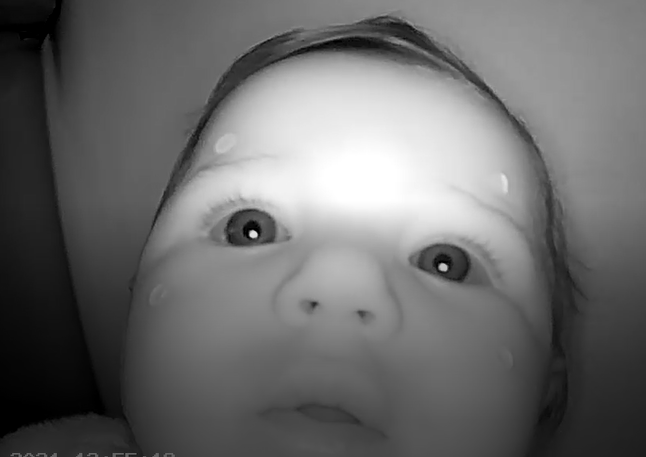
#> input picture edge-det/imgs/eye2.png, 646 x 457 px
$ python pupil.py
#> lines starting #> are read from the running program, lines starting #| are printed output that depends on the picture; after the words box and inside, x2 and y2 are one past the last pixel; in counts of white or black regions, pixels touching at a corner belong together
"""
Created on Sat Aug  3 12:46:13 2019
@author: LALIT ARORA
"""

#import numpy
import cv2
import operator
import numpy as np

class pupil_detection():
    def __init__(self, image_path):
        '''
        initialize the class and set the class attributes
        '''
        self._img = None
        self._img_path = image_path
        self._pupil = None
        self._centroid = None

    def load_image(self):
        '''
        load the image based on the path passed to the class
        it should use the method cv2.imread to load the image
        it should also detect if the file exists
        '''
        self._img = cv2.imread(self._img_path)
#> self._img is the input picture: shape (457, 646, 3); min 0, max 255, mean 107.2
        # If the image doesn't exists or is not valid then imread returns None
        if type(self._img) == None:
            return False
        else:
            return True

    def show_image (self,img):
        cv2.imshow("Result",img)
        cv2.waitKey(0)

    def centroid (self):
        # convert image to grayscale image
        gray_image = cv2.cvtColor(self._img, cv2.COLOR_BGR2GRAY)
        # convert the grayscale image to binary image
        ret,thresh = cv2.threshold(gray_image,127,255,0)
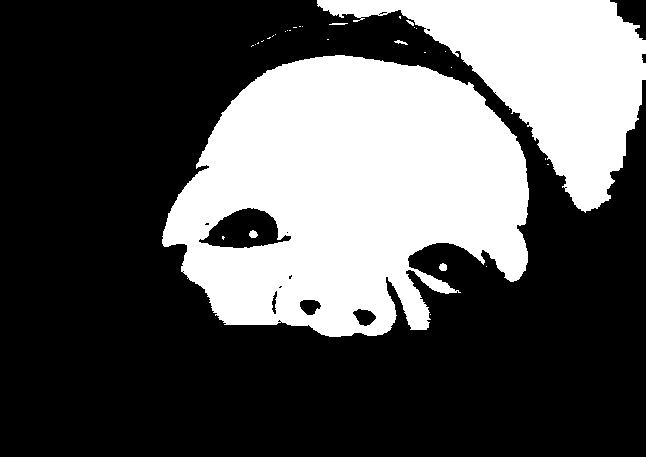
#> thresh: shape (457, 646); 34.2% white; 33 white regions (26 under 20 px), largest, box (x1, y1, x2, y2) and area: (162, 55, 529, 337) 72037, (317, 0, 646, 213) 28590, (249, 230, 258, 238) 53
        # calculate moments of binary image
        M = cv2.moments(thresh)
#> M = moments, m00 25723125, centre m10/m00, m01/m00 = (405.1, 158.3)
        # calculate x,y coordinate of center
        cX = int(M["m10"] / M["m00"])
#> cX = 405
        cY = int(M["m01"] / M["m00"])
#> cY = 158
        self._centroid = (cX,cY)
#> self._centroid = (405, 158)
#| (405, 158)
#> in start_detection, `cv2.putText(self._img,'C',(self._centroid),cv2.FONT_HERSHEY_PLAIN,0.8,..`: self._img: shape (457, 646, 3); 0.01% of pixels changed, all inside (x1, y1, x2, y2) = (407, 150, 413, 158)
        #cv2.circle(self._img, (cX, cY), 5, (255, 255, 255), -1)

    def detect_pupil (self):
        dst = cv2.fastNlMeansDenoisingColored(self._img,None,10,10,7,21)
        blur = cv2.GaussianBlur(dst,(5,5),0)
        inv = cv2.bitwise_not(blur)
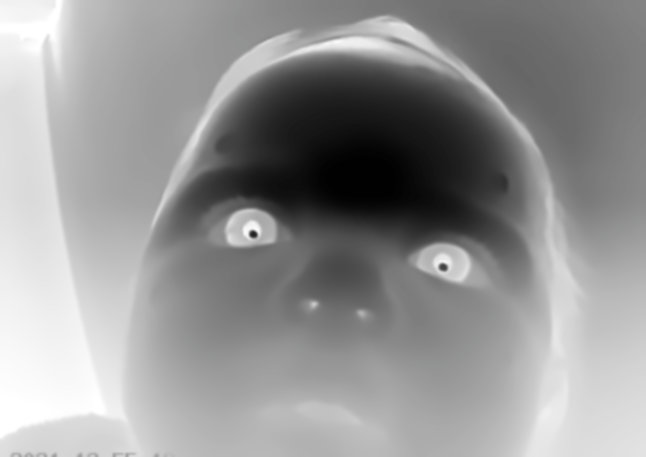
#> inv: shape (457, 646, 3); mean B, G, R 148.1, 148.1, 148.1
        thresh = cv2.cvtColor(inv, cv2.COLOR_BGR2GRAY)
        cv2.imshow("Result Grey", thresh)
        kernel = np.ones((2,2),np.uint8)
        erosion = cv2.erode(thresh,kernel,iterations = 1)


        ret,thresh1 = cv2.threshold(erosion,210,255,cv2.THRESH_BINARY)
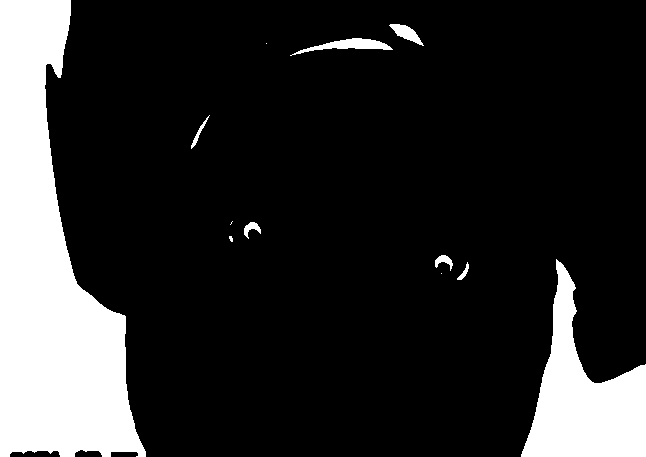
#> thresh1: shape (457, 646); 17.2% white; 12 white regions (4 under 20 px)
        cv2.imshow("Result tresh", thresh1)
        cnts, hierarchy = cv2.findContours(thresh1, cv2.RETR_EXTERNAL, cv2.CHAIN_APPROX_SIMPLE)
#> cnts = 12 contours, 4 with area under 20; largest, box (x1, y1, x2, y2) and area: (0, 0, 146, 457) 37125, (521, 259, 646, 457) 11351, (290, 38, 393, 56) 564, (389, 24, 424, 46) 288, (435, 255, 453, 271) 107, (244, 222, 261, 239) 106, (191, 115, 210, 149) 75, (457, 262, 469, 280) 53
        flag = 10000
        final_cnt = None
        for cnt in cnts:
            (x,y),radius = cv2.minEnclosingCircle(cnt)
            distance = abs(self._centroid[0]-x)+abs(self._centroid[1]-y)
            if distance < flag :
                flag = distance
                final_cnt = cnt
            else:
                continue
#> this loop made 12 passes
#> (x, y, radius, distance, flag) on passes 1, 4, 11: (441, 273, 0.0001, 151, 151), (443.3, 263.8, 9.12, 144.1, 144.1), (406, 35, 19.72, 124, 124)
#> (x, y, radius, distance) on passes 2, 3, 5, 6, 7, 8: (462, 270.5, 9.86, 169.5), (583, 365.4, 109.8, 385.4), (230.5, 238.5, 2.92, 255), (251.8, 230.3, 8.62, 225.5), (231, 222.5, 1.8, 238.5), (200, 131.5, 18.8, 231.5)
#> after the loop, final_cnt = contour of 44 points, box (x1, y1, x2, y2) (389, 24, 424, 46), area 288; flag = 124
        (x,y),radius = cv2.minEnclosingCircle(final_cnt)
#> x = 406; y = 35; radius = 19.72
        center = (int(x),int(y))
#> center = (406, 35)
        radius = int(radius)
#> radius = 19
        cv2.circle(self._img,center,radius,(255,0,0),2)
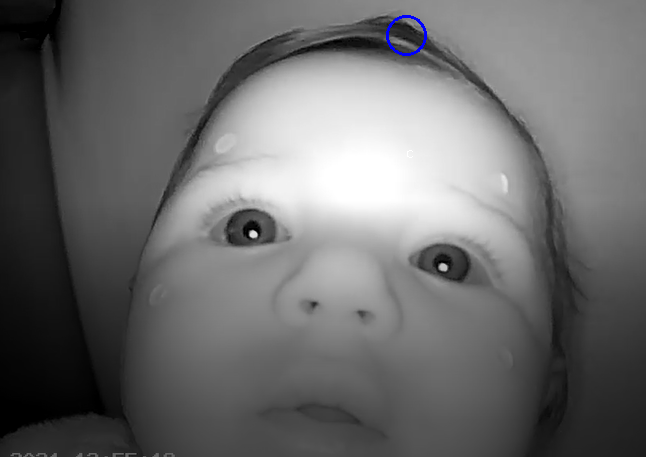
#> self._img: shape (457, 646, 3); mean B, G, R 107.4, 107.1, 107.1

        self._pupil = (center[0],center[1],radius)
#> self._pupil = (406, 35, 19)

        self.show_image(self._img)

    def start_detection(self):
        if(self.load_image()):
            self.centroid()
            print(self._centroid)
            cv2.putText(self._img,'C',(self._centroid),cv2.FONT_HERSHEY_PLAIN,0.8,(255, 255, 255),1)
            self.detect_pupil()
        else:
            print('Image file "' + self._img_path + '" could not be loaded.')

id = pupil_detection('./imgs/eye2.png')
id.start_detection()
